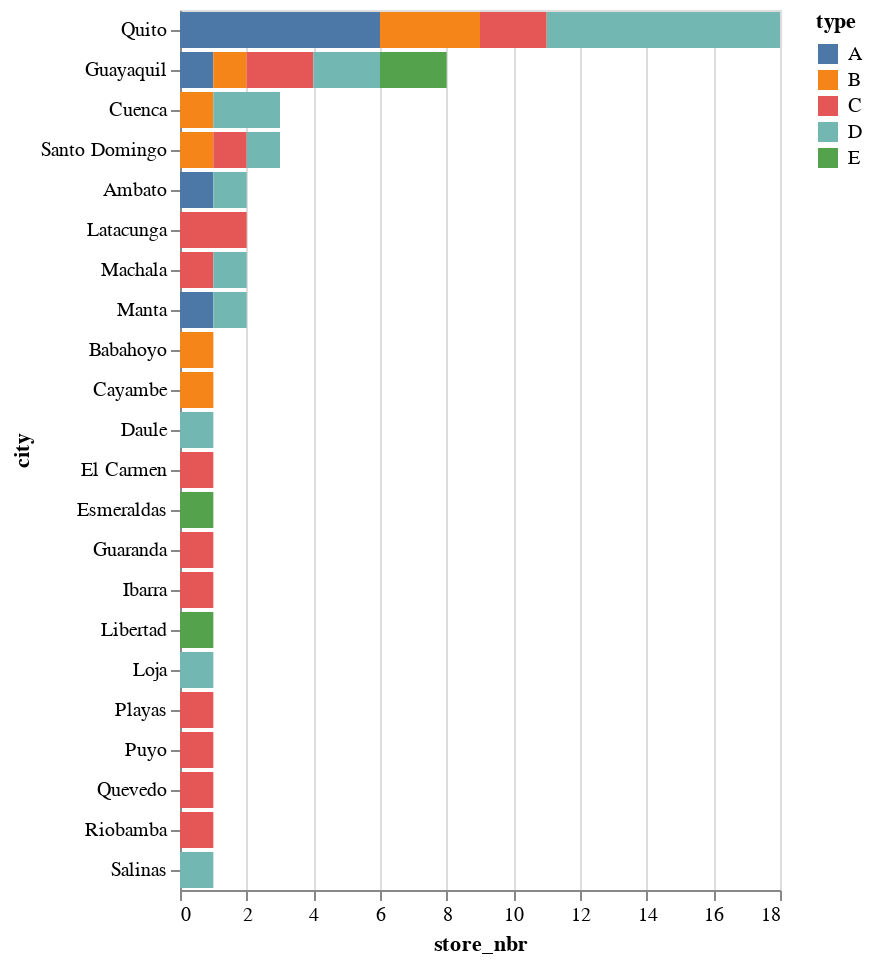

The cell this chart's notebook holds for it:
### Markdown cell above
## Step 1.3 - Store type D might be most interesting as it is represented all over Ecuador (might be better for generalization)

When looking into the data, we first delved deeper into just the amount of stores per city. Here, we found that especially Quito is overrepresented by the amount of supermarkets located there.

### Code cell
# Stacked bargraph for each city per type of store

#Group the data per city and type
df_storesgroupedstorestype = df_stores.groupby(['city','type']).count().reset_index()

#Add the storecount to each row as it might be needed for sorting the chart
df_storesgroupedstorestypestorecount = df_storesgroupedstorestype.merge(df_stores_groupedcountstores, how = 'inner', on = 'city')

#Select only the relevant columns
df_storesgroupedstorestypestorecount = df_storesgroupedstorestypestorecount[['city','type','store_nbr','Storecount']]

#Make the stacked bargraph on the amount of stores per type per city
chartstorespercitytype = alt.Chart(df_storesgroupedstorestypestorecount).mark_bar().encode(
    x=alt.X('store_nbr'),
    y=alt.Y('city', sort='-x'),
    color='type')

chartstorespercitytype

### Figure 1 — Vega-Lite specification as saved in the notebook (floating-point values rounded to 4 significant figures)
{"config": {"view": {"continuousWidth": 300, "continuousHeight": 300}}, "data": {"name": "data-70ed67c86ef010cffc27d64e355366c4"}, "mark": {"type": "bar"}, "encoding": {"color": {"field": "type", "type": "nominal"}, "x": {"field": "store_nbr", "type": "quantitative"}, "y": {"field": "city", "sort": "-x", "type": "nominal"}}, "$schema": "https://vega.github.io/schema/vega-lite/v5.14.1.json", "datasets": {"data-70ed67c86ef010cffc27d64e355366c4": [{"city": "Ambato", "type": "A", "store_nbr": 1, "Storecount": 2}, {"city": "Ambato", "type": "D", "store_nbr": 1, "Storecount": 2}, {"city": "Babahoyo", "type": "B", "store_nbr": 1, "Storecount": 1}, {"city": "Cayambe", "type": "B", "store_nbr": 1, "Storecount": 1}, {"city": "Cuenca", "type": "B", "store_nbr": 1, "Storecount": 3}, {"city": "Cuenca", "type": "D", "store_nbr": 2, "Storecount": 3}, {"city": "Daule", "type": "D", "store_nbr": 1, "Storecount": 1}, {"city": "El Carmen", "type": "C", "store_nbr": 1, "Storecount": 1}, {"city": "Esmeraldas", "type": "E", "store_nbr": 1, "Storecount": 1}, {"city": "Guaranda", "type": "C", "store_nbr": 1, "Storecount": 1}, {"city": "Guayaquil", "type": "A", "store_nbr": 1, "Storecount": 8}, {"city": "Guayaquil", "type": "B", "store_nbr": 1, "Storecount": 8}, {"city": "Guayaquil", "type": "C", "store_nbr": 2, "Storecount": 8}, {"city": "Guayaquil", "type": "D", "store_nbr": 2, "Storecount": 8}, {"city": "Guayaquil", "type": "E", "store_nbr": 2, "Storecount": 8}, {"city": "Ibarra", "type": "C", "store_nbr": 1, "Storecount": 1}, {"city": "Latacunga", "type": "C", "store_nbr": 2, "Storecount": 2}, {"city": "Libertad", "type": "E", "store_nbr": 1, "Storecount": 1}, {"city": "Loja", "type": "D", "store_nbr": 1, "Storecount": 1}, {"city": "Machala", "type": "C", "store_nbr": 1, "Storecount": 2}, {"city": "Machala", "type": "D", "store_nbr": 1, "Storecount": 2}, {"city": "Manta", "type": "A", "store_nbr": 1, "Storecount": 2}, {"city": "Manta", "type": "D", "store_nbr": 1, "Storecount": 2}, {"city": "Playas", "type": "C", "store_nbr": 1, "Storecount": 1}, {"city": "Puyo", "type": "C", "store_nbr": 1, "Storecount": 1}, {"city": "Quevedo", "type": "C", "store_nbr": 1, "Storecount": 1}, {"city": "Quito", "type": "A", "store_nbr": 6, "Storecount": 18}, {"city": "Quito", "type": "B", "store_nbr": 3, "Storecount": 18}, {"city": "Quito", "type": "C", "store_nbr": 2, "Storecount": 18}, {"city": "Quito", "type": "D", "store_nbr": 7, "Storecount": 18}, {"city": "Riobamba", "type": "C", "store_nbr": 1, "Storecount": 1}, {"city": "Salinas", "type": "D", "store_nbr": 1, "Storecount": 1}, {"city": "Santo Domingo", "type": "B", "store_nbr": 1, "Storecount": 3}, {"city": "Santo Domingo", "type": "C", "store_nbr": 1, "Storecount": 3}, {"city": "Santo Domingo", "type": "D", "store_nbr": 1, "Storecount": 3}]}}
